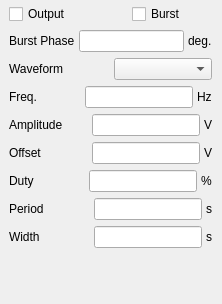
<?xml version="1.0" encoding="UTF-8"?>
<ui version="4.0">
 <class>FrmArbFuncGen</class>
 <widget class="QMainWindow" name="FrmArbFuncGen">
  <property name="geometry">
   <rect>
    <x>0</x>
    <y>0</y>
    <width>222</width>
    <height>304</height>
   </rect>
  </property>
  <property name="windowTitle">
   <string>Magnet Power Supply Settings</string>
  </property>
  <widget class="QWidget" name="widget">
   <layout class="QGridLayout" name="gridLayout">
    <property name="leftMargin">
     <number>4</number>
    </property>
    <property name="topMargin">
     <number>4</number>
    </property>
    <property name="rightMargin">
     <number>4</number>
    </property>
    <property name="bottomMargin">
     <number>4</number>
    </property>
    <item row="0" column="0">
     <widget class="QCheckBox" name="m_ckbOutput">
      <property name="sizePolicy">
       <sizepolicy hsizetype="Fixed" vsizetype="Fixed">
        <horstretch>0</horstretch>
        <verstretch>0</verstretch>
       </sizepolicy>
      </property>
      <property name="text">
       <string>Output</string>
      </property>
     </widget>
    </item>
    <item row="0" column="1">
     <widget class="QCheckBox" name="m_ckbBurst">
      <property name="sizePolicy">
       <sizepolicy hsizetype="Fixed" vsizetype="Fixed">
        <horstretch>0</horstretch>
        <verstretch>0</verstretch>
       </sizepolicy>
      </property>
      <property name="text">
       <string>Burst</string>
      </property>
     </widget>
    </item>
    <item row="1" column="0" colspan="2">
     <layout class="QHBoxLayout" name="_15">
      <property name="spacing">
       <number>4</number>
      </property>
      <item>
       <widget class="QLabel" name="textLabel13_10">
        <property name="sizePolicy">
         <sizepolicy hsizetype="Preferred" vsizetype="Fixed">
          <horstretch>0</horstretch>
          <verstretch>0</verstretch>
         </sizepolicy>
        </property>
        <property name="text">
         <string>Burst Phase</string>
        </property>
        <property name="wordWrap">
         <bool>false</bool>
        </property>
       </widget>
      </item>
      <item>
       <widget class="QLineEdit" name="m_edBurstPhase">
        <property name="sizePolicy">
         <sizepolicy hsizetype="Preferred" vsizetype="Fixed">
          <horstretch>0</horstretch>
          <verstretch>0</verstretch>
         </sizepolicy>
        </property>
        <property name="minimumSize">
         <size>
          <width>100</width>
          <height>0</height>
         </size>
        </property>
        <property name="maximumSize">
         <size>
          <width>200</width>
          <height>32767</height>
         </size>
        </property>
       </widget>
      </item>
      <item>
       <widget class="QLabel" name="textLabel14_9">
        <property name="sizePolicy">
         <sizepolicy hsizetype="Fixed" vsizetype="Fixed">
          <horstretch>0</horstretch>
          <verstretch>0</verstretch>
         </sizepolicy>
        </property>
        <property name="text">
         <string>deg.</string>
        </property>
        <property name="wordWrap">
         <bool>false</bool>
        </property>
       </widget>
      </item>
     </layout>
    </item>
    <item row="2" column="0" colspan="2">
     <layout class="QHBoxLayout" name="horizontalLayout">
      <item>
       <widget class="QLabel" name="textLabel13_3">
        <property name="sizePolicy">
         <sizepolicy hsizetype="Preferred" vsizetype="Fixed">
          <horstretch>0</horstretch>
          <verstretch>0</verstretch>
         </sizepolicy>
        </property>
        <property name="text">
         <string>Waveform</string>
        </property>
        <property name="wordWrap">
         <bool>false</bool>
        </property>
       </widget>
      </item>
      <item>
       <widget class="QComboBox" name="m_cmbWaveform"/>
      </item>
     </layout>
    </item>
    <item row="3" column="0" colspan="2">
     <layout class="QHBoxLayout" name="_8">
      <property name="spacing">
       <number>4</number>
      </property>
      <item>
       <widget class="QLabel" name="textLabel13_2">
        <property name="sizePolicy">
         <sizepolicy hsizetype="Preferred" vsizetype="Fixed">
          <horstretch>0</horstretch>
          <verstretch>0</verstretch>
         </sizepolicy>
        </property>
        <property name="text">
         <string>Freq.</string>
        </property>
        <property name="wordWrap">
         <bool>false</bool>
        </property>
       </widget>
      </item>
      <item>
       <widget class="QLineEdit" name="m_edFreq">
        <property name="sizePolicy">
         <sizepolicy hsizetype="Preferred" vsizetype="Fixed">
          <horstretch>0</horstretch>
          <verstretch>0</verstretch>
         </sizepolicy>
        </property>
        <property name="minimumSize">
         <size>
          <width>100</width>
          <height>0</height>
         </size>
        </property>
        <property name="maximumSize">
         <size>
          <width>200</width>
          <height>32767</height>
         </size>
        </property>
       </widget>
      </item>
      <item>
       <widget class="QLabel" name="textLabel14_2">
        <property name="sizePolicy">
         <sizepolicy hsizetype="Fixed" vsizetype="Fixed">
          <horstretch>0</horstretch>
          <verstretch>0</verstretch>
         </sizepolicy>
        </property>
        <property name="text">
         <string>Hz</string>
        </property>
        <property name="wordWrap">
         <bool>false</bool>
        </property>
       </widget>
      </item>
     </layout>
    </item>
    <item row="4" column="0" colspan="2">
     <layout class="QHBoxLayout" name="_9">
      <property name="spacing">
       <number>4</number>
      </property>
      <item>
       <widget class="QLabel" name="textLabel13_4">
        <property name="sizePolicy">
         <sizepolicy hsizetype="Preferred" vsizetype="Fixed">
          <horstretch>0</horstretch>
          <verstretch>0</verstretch>
         </sizepolicy>
        </property>
        <property name="text">
         <string>Amplitude</string>
        </property>
        <property name="wordWrap">
         <bool>false</bool>
        </property>
       </widget>
      </item>
      <item>
       <widget class="QLineEdit" name="m_edAmpl">
        <property name="sizePolicy">
         <sizepolicy hsizetype="Preferred" vsizetype="Fixed">
          <horstretch>0</horstretch>
          <verstretch>0</verstretch>
         </sizepolicy>
        </property>
        <property name="minimumSize">
         <size>
          <width>100</width>
          <height>0</height>
         </size>
        </property>
        <property name="maximumSize">
         <size>
          <width>200</width>
          <height>32767</height>
         </size>
        </property>
       </widget>
      </item>
      <item>
       <widget class="QLabel" name="textLabel14_3">
        <property name="sizePolicy">
         <sizepolicy hsizetype="Fixed" vsizetype="Fixed">
          <horstretch>0</horstretch>
          <verstretch>0</verstretch>
         </sizepolicy>
        </property>
        <property name="text">
         <string>V</string>
        </property>
        <property name="wordWrap">
         <bool>false</bool>
        </property>
       </widget>
      </item>
     </layout>
    </item>
    <item row="5" column="0" colspan="2">
     <layout class="QHBoxLayout" name="_10">
      <property name="spacing">
       <number>4</number>
      </property>
      <item>
       <widget class="QLabel" name="textLabel13_5">
        <property name="sizePolicy">
         <sizepolicy hsizetype="Preferred" vsizetype="Fixed">
          <horstretch>0</horstretch>
          <verstretch>0</verstretch>
         </sizepolicy>
        </property>
        <property name="text">
         <string>Offset</string>
        </property>
        <property name="wordWrap">
         <bool>false</bool>
        </property>
       </widget>
      </item>
      <item>
       <widget class="QLineEdit" name="m_edOffset">
        <property name="sizePolicy">
         <sizepolicy hsizetype="Preferred" vsizetype="Fixed">
          <horstretch>0</horstretch>
          <verstretch>0</verstretch>
         </sizepolicy>
        </property>
        <property name="minimumSize">
         <size>
          <width>100</width>
          <height>0</height>
         </size>
        </property>
        <property name="maximumSize">
         <size>
          <width>200</width>
          <height>32767</height>
         </size>
        </property>
       </widget>
      </item>
      <item>
       <widget class="QLabel" name="textLabel14_4">
        <property name="sizePolicy">
         <sizepolicy hsizetype="Fixed" vsizetype="Fixed">
          <horstretch>0</horstretch>
          <verstretch>0</verstretch>
         </sizepolicy>
        </property>
        <property name="text">
         <string>V</string>
        </property>
        <property name="wordWrap">
         <bool>false</bool>
        </property>
       </widget>
      </item>
     </layout>
    </item>
    <item row="6" column="0" colspan="2">
     <layout class="QHBoxLayout" name="_11">
      <property name="spacing">
       <number>4</number>
      </property>
      <item>
       <widget class="QLabel" name="textLabel13_6">
        <property name="sizePolicy">
         <sizepolicy hsizetype="Preferred" vsizetype="Fixed">
          <horstretch>0</horstretch>
          <verstretch>0</verstretch>
         </sizepolicy>
        </property>
        <property name="text">
         <string>Duty</string>
        </property>
        <property name="wordWrap">
         <bool>false</bool>
        </property>
       </widget>
      </item>
      <item>
       <widget class="QLineEdit" name="m_edDuty">
        <property name="sizePolicy">
         <sizepolicy hsizetype="Preferred" vsizetype="Fixed">
          <horstretch>0</horstretch>
          <verstretch>0</verstretch>
         </sizepolicy>
        </property>
        <property name="minimumSize">
         <size>
          <width>100</width>
          <height>0</height>
         </size>
        </property>
        <property name="maximumSize">
         <size>
          <width>200</width>
          <height>32767</height>
         </size>
        </property>
       </widget>
      </item>
      <item>
       <widget class="QLabel" name="textLabel14_5">
        <property name="sizePolicy">
         <sizepolicy hsizetype="Fixed" vsizetype="Fixed">
          <horstretch>0</horstretch>
          <verstretch>0</verstretch>
         </sizepolicy>
        </property>
        <property name="text">
         <string>%</string>
        </property>
        <property name="wordWrap">
         <bool>false</bool>
        </property>
       </widget>
      </item>
     </layout>
    </item>
    <item row="7" column="0" colspan="2">
     <layout class="QHBoxLayout" name="_13">
      <property name="spacing">
       <number>4</number>
      </property>
      <item>
       <widget class="QLabel" name="textLabel13_8">
        <property name="sizePolicy">
         <sizepolicy hsizetype="Preferred" vsizetype="Fixed">
          <horstretch>0</horstretch>
          <verstretch>0</verstretch>
         </sizepolicy>
        </property>
        <property name="text">
         <string>Period</string>
        </property>
        <property name="wordWrap">
         <bool>false</bool>
        </property>
       </widget>
      </item>
      <item>
       <widget class="QLineEdit" name="m_edPulsePeriod">
        <property name="sizePolicy">
         <sizepolicy hsizetype="Preferred" vsizetype="Fixed">
          <horstretch>0</horstretch>
          <verstretch>0</verstretch>
         </sizepolicy>
        </property>
        <property name="minimumSize">
         <size>
          <width>100</width>
          <height>0</height>
         </size>
        </property>
        <property name="maximumSize">
         <size>
          <width>200</width>
          <height>32767</height>
         </size>
        </property>
       </widget>
      </item>
      <item>
       <widget class="QLabel" name="textLabel14_7">
        <property name="sizePolicy">
         <sizepolicy hsizetype="Fixed" vsizetype="Fixed">
          <horstretch>0</horstretch>
          <verstretch>0</verstretch>
         </sizepolicy>
        </property>
        <property name="text">
         <string>s</string>
        </property>
        <property name="wordWrap">
         <bool>false</bool>
        </property>
       </widget>
      </item>
     </layout>
    </item>
    <item row="8" column="0" colspan="2">
     <layout class="QHBoxLayout" name="_14">
      <property name="spacing">
       <number>4</number>
      </property>
      <item>
       <widget class="QLabel" name="textLabel13_9">
        <property name="sizePolicy">
         <sizepolicy hsizetype="Preferred" vsizetype="Fixed">
          <horstretch>0</horstretch>
          <verstretch>0</verstretch>
         </sizepolicy>
        </property>
        <property name="text">
         <string>Width</string>
        </property>
        <property name="wordWrap">
         <bool>false</bool>
        </property>
       </widget>
      </item>
      <item>
       <widget class="QLineEdit" name="m_edPulseWidth">
        <property name="sizePolicy">
         <sizepolicy hsizetype="Preferred" vsizetype="Fixed">
          <horstretch>0</horstretch>
          <verstretch>0</verstretch>
         </sizepolicy>
        </property>
        <property name="minimumSize">
         <size>
          <width>100</width>
          <height>0</height>
         </size>
        </property>
        <property name="maximumSize">
         <size>
          <width>200</width>
          <height>32767</height>
         </size>
        </property>
       </widget>
      </item>
      <item>
       <widget class="QLabel" name="textLabel14_8">
        <property name="sizePolicy">
         <sizepolicy hsizetype="Fixed" vsizetype="Fixed">
          <horstretch>0</horstretch>
          <verstretch>0</verstretch>
         </sizepolicy>
        </property>
        <property name="text">
         <string>s</string>
        </property>
        <property name="wordWrap">
         <bool>false</bool>
        </property>
       </widget>
      </item>
     </layout>
    </item>
    <item row="9" column="0">
     <spacer name="verticalSpacer">
      <property name="orientation">
       <enum>Qt::Vertical</enum>
      </property>
      <property name="sizeHint" stdset="0">
       <size>
        <width>20</width>
        <height>38</height>
       </size>
      </property>
     </spacer>
    </item>
   </layout>
  </widget>
 </widget>
 <layoutdefault spacing="6" margin="11"/>
 <pixmapfunction>qPixmapFromMimeSource</pixmapfunction>
 <tabstops>
  <tabstop>m_ckbOutput</tabstop>
  <tabstop>m_cmbWaveform</tabstop>
  <tabstop>m_edFreq</tabstop>
  <tabstop>m_edAmpl</tabstop>
  <tabstop>m_edOffset</tabstop>
  <tabstop>m_edDuty</tabstop>
  <tabstop>m_edPulsePeriod</tabstop>
  <tabstop>m_edPulseWidth</tabstop>
 </tabstops>
 <resources/>
 <connections/>
</ui>
